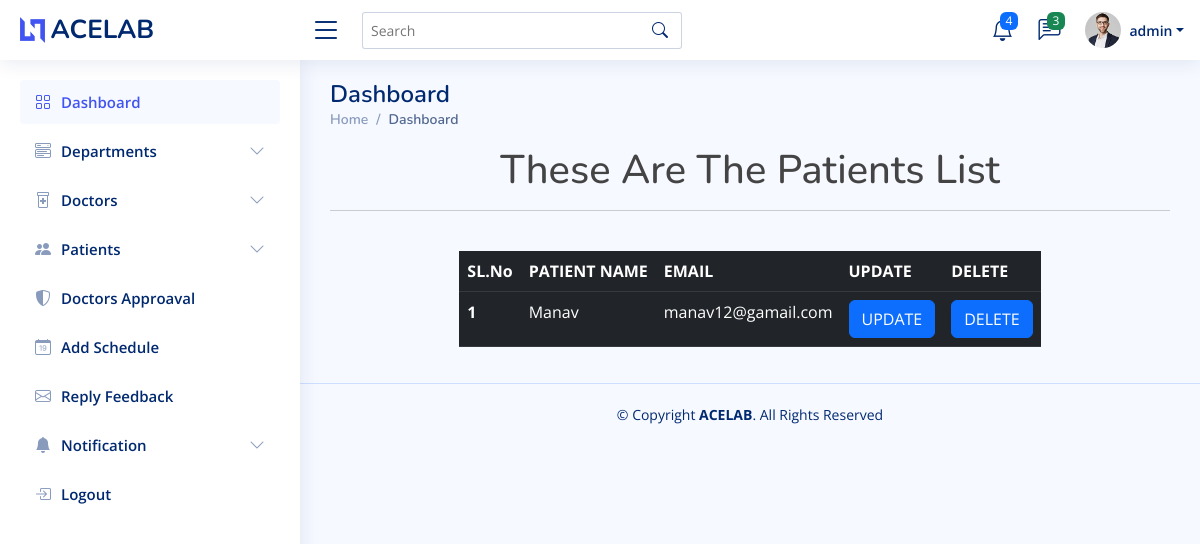
Screenshot of /view_patient (signed in) with the database file from the repository.
### home/models.py (models this page shows, shortened)
class Login(AbstractUser):
    is_doctor = models.BooleanField(default=False)
    is_patient = models.BooleanField(default=False)

class patient(models.Model):
    user = models.ForeignKey(Login, on_delete=models.CASCADE)
    name = models.CharField(max_length=100)
    aadhar_number = models.CharField(max_length=50)
    email = models.EmailField()

### home/adminview.py (the view)
# urls.py: path('view_patient', adminview.view_patient, name='view_patient'),
def view_patient(request):
    data = patient.objects.all()
    return render(request, 'admin1/view_patient.html', {'data': data})

### templates/admin1/view_patient.html
{% extends 'admin1/admindashboard.html' %}
{%load crispy_forms_tags %}
{% block content %}
<h1 style="text-align:center">These Are The Patients List</h1><hr><br>
<div class="row justify-content-center">
    <div class="col-auto">
        <table class="table table-dark table-responsive">
          <thead>
            <tr>
              <th scope="col">SL.No</th>
              <th scope="col">PATIENT NAME</th>
              <th scope="col">EMAIL</th>
              <th scope="col">UPDATE</th>
              <th scope="col">DELETE</th>
            </tr>
          </thead>
          <tbody>
          {%  for i in data %}
            <tr>
              <th scope="row">{{forloop.counter}}</th>
              <td>{{i.name}}</td>
              <td>{{i.email}}</td>
              <td><a href="{% url 'update_patient' i.id %}"> <button type="button" class="btn btn-primary">UPDATE</button></a></td>
              <td><a href="{% url 'delete_patient' i.id %}"> <button type="button" class="btn btn-primary">DELETE</button></a></td>
            </tr>
          {% endfor %}
          </tbody>
        </table>
    </div>
</div>
{% endblock %}

### templates/admin1/admindashboard.html (shortened to what this page needs)
<!DOCTYPE html>
{% load static %}
{%load crispy_forms_tags %}
<html lang="en">
<head>
  <link href=" {% static 'set3/assets/vendor/bootstrap/css/bootstrap.min.css' %} " rel="stylesheet">
  <link href=" {% static 'set3/assets/vendor/bootstrap-icons/bootstrap-icons.css' %} " rel="stylesheet">
  <link href=" {% static 'set3/assets/vendor/boxicons/css/boxicons.min.css' %} " rel="stylesheet">
  <link href=" {% static 'set3/assets/vendor/quill/quill.snow.css' %} " rel="stylesheet">
  <link href=" {% static 'set3/assets/vendor/quill/quill.bubble.css' %} " rel="stylesheet">
  <link href=" {% static 'set3/assets/vendor/remixicon/remixicon.css' %} " rel="stylesheet">
  <link href=" {% static 'set3/assets/vendor/simple-datatables/style.css' %} " rel="stylesheet">
  <link href=" {% static 'set3/assets/css/style.css' %} " rel="stylesheet">
</head>
<body>
  <header id="header" class="header fixed-top d-flex align-items-center">
    <div class="d-flex align-items-center justify-content-between">
      <a href=" {% static 'index.html' %} " class="logo d-flex align-items-center">
        <img src=" {% static 'set3/assets/img/logo.png' %} " alt="">
        <span class="d-none d-lg-block">ACELAB</span>
      </a>
      <i class="bi bi-list toggle-sidebar-btn"></i>
    </div>
    <div class="search-bar">
      <form class="search-form d-flex align-items-center" method="POST" action="#">
        <input type="text" name="query" placeholder="Search" title="Enter search keyword">
        <button type="submit" title="Search"><i class="bi bi-search"></i></button>
      </form>
    </div>
    <nav class="header-nav ms-auto">
      <ul class="d-flex align-items-center">
        <li class="nav-item dropdown">
          <a class="nav-link nav-icon" href="#" data-bs-toggle="dropdown">
            <i class="bi bi-bell"></i>
            <span class="badge bg-primary badge-number">4</span>
          </a>
        </li>
        <li class="nav-item dropdown">
          <a class="nav-link nav-icon" href="#" data-bs-toggle="dropdown">
            <i class="bi bi-chat-left-text"></i>
            <span class="badge bg-success badge-number">3</span>
          </a>
        </li>
        <li class="nav-item dropdown pe-3">
          <a class="nav-link nav-profile d-flex align-items-center pe-0" href="#" data-bs-toggle="dropdown">
            <img src=" {% static 'set3/assets/img/profile-img.jpg' %} " alt="Profile" class="rounded-circle">
            <span class="d-none d-md-block dropdown-toggle ps-2">{{request.user}}</span>
          </a>
        </li>
      </ul>
    </nav>
  </header>
  <aside id="sidebar" class="sidebar">
    <ul class="sidebar-nav" id="sidebar-nav">
      <li class="nav-item">
        <a class="nav-link " href=" {% url 'admindashboard' %} ">
          <i class="bi bi-grid"></i>
          <span>Dashboard</span>
        </a>
      </li>
      <li class="nav-item">
        <a class="nav-link collapsed" data-bs-target="#components-nav" data-bs-toggle="collapse" href="#">
          <i class="bi bi-menu-button-wide"></i><span>Departments</span><i class="bi bi-chevron-down ms-auto"></i>
        </a>
      </li>
      <li class="nav-item">
        <a class="nav-link collapsed" data-bs-target="#forms-nav" data-bs-toggle="collapse" href="#">
          <i class="bi bi-prescription2"></i><span>Doctors</span><i class="bi bi-chevron-down ms-auto"></i>
        </a>
      </li>
      <li class="nav-item">
        <a class="nav-link collapsed" data-bs-target="#tables-nav" data-bs-toggle="collapse" href="#">
          <i class="bi bi-people-fill"></i><span>Patients</span><i class="bi bi-chevron-down ms-auto"></i>
        </a>
      </li>
      <li class="nav-item">
        <a class="nav-link collapsed" href=" {% static 'users-profile.html' %} ">
          <i class="bi bi-shield-shaded"></i>
          <span>Doctors Approaval </span>
        </a>
      </li>
      <li class="nav-item">
        <a class="nav-link collapsed" href=" {% static 'users-profile.html' %} ">
          <i class="bi bi-calendar-date"></i>
          <span>Add Schedule </span>
        </a>
      </li>
      <li class="nav-item">
        <a class="nav-link collapsed" href=" {% static 'pages-contact.html' %} ">
          <i class="bi bi-envelope"></i>
          <span>Reply Feedback</span>
        </a>
      </li>
      <li class="nav-item">
        <a class="nav-link collapsed" data-bs-target="#components-nav" data-bs-toggle="collapse" href="#">
          <i class="bi bi-bell-fill"></i><span>Notification</span><i class="bi bi-chevron-down ms-auto"></i>
        </a>
      </li>
      <li class="nav-item">
        <a class="nav-link collapsed" href=" {% static 'pages-login.html' %} ">
          <i class="bi bi-box-arrow-in-right"></i>
          <span>Logout</span>
        </a>
      </li>
    </ul>
  </aside>
  <main id="main" class="main">
    <div class="pagetitle">
      <h1>Dashboard</h1>
      <nav>
        <ol class="breadcrumb">
          <li class="breadcrumb-item"><a href=" {% static 'index.html' %} ">Home</a></li>
          <li class="breadcrumb-item active">Dashboard</li>
        </ol>
      </nav>
    </div>
    <section class="section dashboard">
      <div class="row">
        <div class="col-lg-12 col-md-12 col-sm-12">
            {% block content %}{% endblock%}
        </div>
      </div>
    </section>
  </main>
  <footer id="footer" class="footer">
    <div class="copyright">
      &copy; Copyright <strong><span>ACELAB</span></strong>. All Rights Reserved
    </div>
  </footer>
</body>
</html>

### static/set3/assets/css/style.css (style rules this page uses)
:root { scroll-behavior: smooth; }
body { font-family: "Open Sans", sans-serif; background: #f6f9ff; color: #444444; }
a { color: #4154f1; text-decoration: none; }
h1, h2, h3, h4, h5, h6 { font-family: "Nunito", sans-serif; }
#main { margin-top: 60px; padding: 20px 30px; transition: all 0.3s; }
.pagetitle { margin-bottom: 10px; }
.pagetitle h1 { font-size: 24px; margin-bottom: 0; font-weight: 600; color: #012970; }
.breadcrumb { font-size: 14px; font-family: "Nunito", sans-serif; color: #899bbd; font-weight: 600; }
.breadcrumb a { color: #899bbd; transition: 0.3s; }
.breadcrumb .breadcrumb-item::before { color: #899bbd; }
.breadcrumb .active { color: #51678f; font-weight: 600; }
.logo { line-height: 1; }
@media (min-width: 1200px) { .logo { width: 280px; } }
.logo img { max-height: 26px; margin-right: 6px; }
.logo span { font-size: 26px; font-weight: 700; color: #012970; font-family: "Nunito", sans-serif; }
.header { transition: all 0.5s; z-index: 997; height: 60px; box-shadow: 0px 2px 20px rgba(1, 41, 112, 0.1); background-color: #fff; padding-left: 20px; }
.header .toggle-sidebar-btn { font-size: 32px; padding-left: 10px; cursor: pointer; color: #012970; }
.header .search-bar { min-width: 360px; padding: 0 20px; }
.header .search-form { width: 100%; }
.header .search-form input { border: 0; font-size: 14px; color: #012970; border: 1px solid rgba(1, 41, 112, 0.2); padding: 7px 38px 7px 8px; border-radius: 3px; transition: 0.3s; width: 100%; }
.header .search-form button { border: 0; padding: 0; margin-left: -30px; background: none; }
.header .search-form button i { color: #012970; }
.header-nav ul { list-style: none; }
.header-nav>ul { margin: 0; padding: 0; }
.header-nav .nav-icon { font-size: 22px; color: #012970; margin-right: 25px; position: relative; }
.header-nav .nav-profile { color: #012970; }
.header-nav .nav-profile img { max-height: 36px; }
.header-nav .nav-profile span { font-size: 14px; font-weight: 600; }
.header-nav .badge-number { position: absolute; inset: -2px -5px auto auto; font-weight: normal; font-size: 12px; padding: 3px 6px; }
.sidebar { position: fixed; top: 60px; left: 0; bottom: 0; width: 300px; z-index: 996; transition: all 0.3s; padding: 20px; overflow-y: auto; scrollbar-width: thin; scrollbar-color: #aab7cf transparent; box-shadow: 0px 0px 20px rgba(1, 41, 112, 0.1); background-color: #fff; }
@media (min-width: 1200px) { #main, #footer { margin-left: 300px; } }
.sidebar-nav { padding: 0; margin: 0; list-style: none; }
.sidebar-nav li { padding: 0; margin: 0; list-style: none; }
.sidebar-nav .nav-item { margin-bottom: 5px; }
.sidebar-nav .nav-link { display: flex; align-items: center; font-size: 15px; font-weight: 600; color: #4154f1; transition: 0.3; background: #f6f9ff; padding: 10px 15px; border-radius: 4px; }
.sidebar-nav .nav-link i { font-size: 16px; margin-right: 10px; color: #4154f1; }
.sidebar-nav .nav-link.collapsed { color: #012970; background: #fff; }
.sidebar-nav .nav-link.collapsed i { color: #899bbd; }
.sidebar-nav .nav-link .bi-chevron-down { margin-right: 0; transition: transform 0.2s ease-in-out; }
.footer { padding: 20px 0; font-size: 14px; transition: all 0.3s; border-top: 1px solid #cddfff; }
.footer .copyright { text-align: center; color: #012970; }

### rows the page displays
Login: user "admin"
patient: name "Manav", email "manav12@gamail.com"
